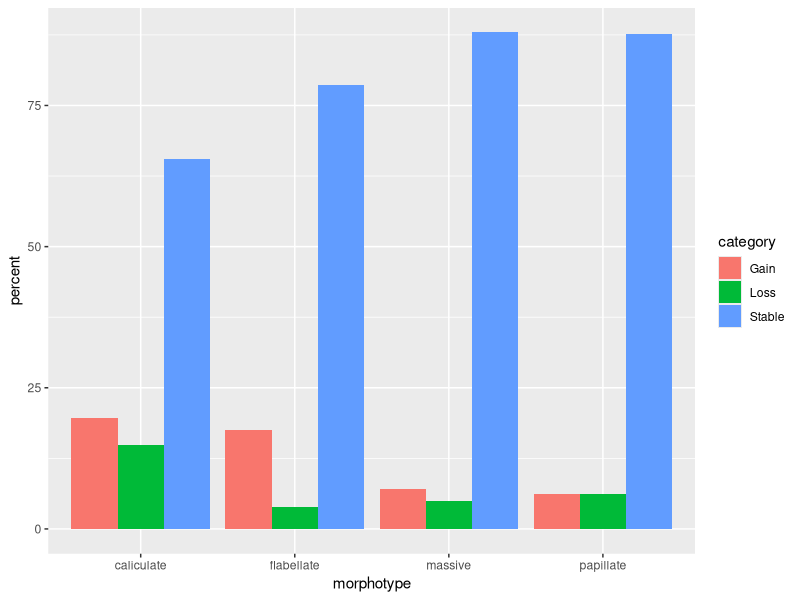
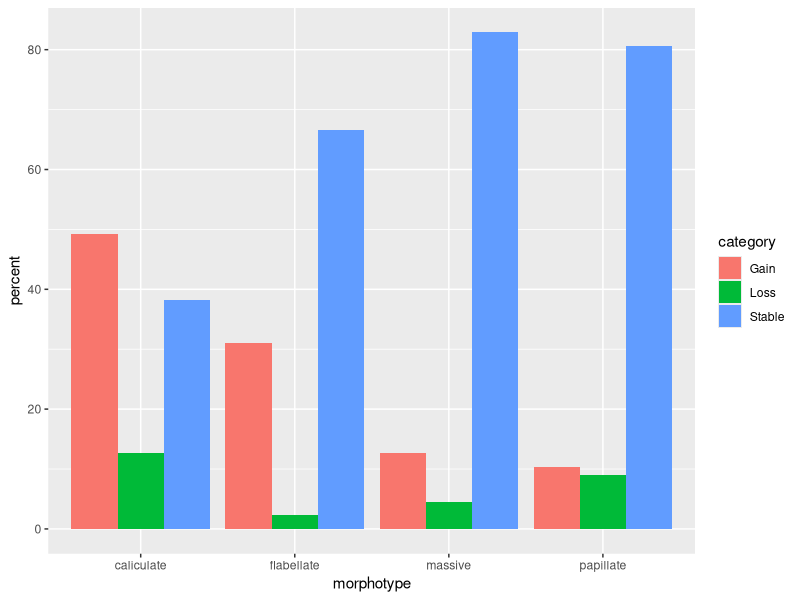
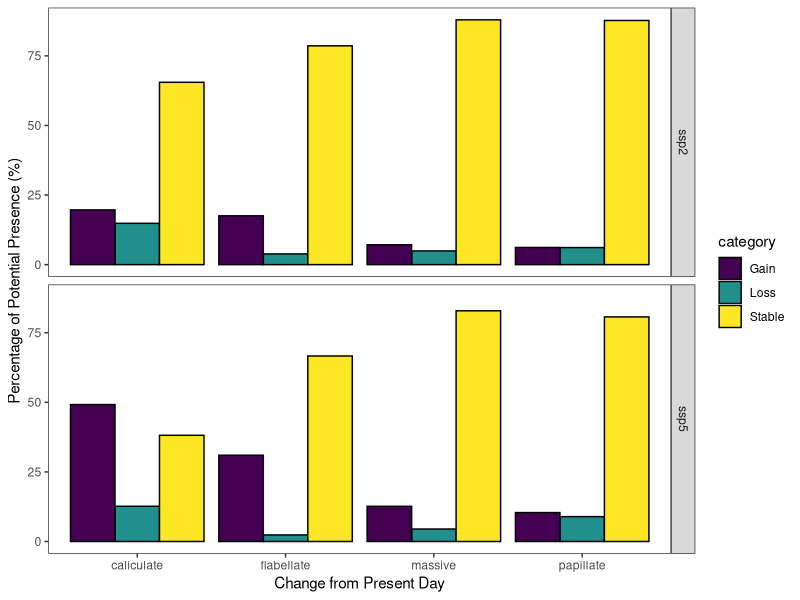

R code for these plots, in order:
# bar plot of shift responses
# 9/3/2024

#Aim
# To combine percentage responses from each modelled morph into 1 bar chart

# LIBRARY
library(tidyverse)
library(viridis)  # For colorblind-friendly palettes


# DATA ----
# ssp2
massivessp2 <- read.csv("models/massive/massivessp2_percentchange.csv")
caliculatessp2<- read.csv("models/caliculate/caliculatessp2_percentchange.csv")
flabellatessp2 <- read.csv("models/flabellate/flabellatessp2_percentchange.csv")
papillatessp2 <- read.csv("models/papillate/papillatessp2_percentchange.csv")

# ssp5
massivessp5 <- read.csv("models/massive/massivessp5_percentchange.csv")
caliculatessp5 <- read.csv("models/caliculate/caliculatessp5_percentchange.csv")
flabellatessp5 <- read.csv("models/flabellate/flabellatessp5_percentchange.csv")
papillatessp5  <- read.csv("models/papillate/papillatessp5_percentchange.csv")

# Bind data into 1 ----
changes <- bind_rows(massivessp2, massivessp5,
                     caliculatessp2, caliculatessp5,
                     flabellatessp2, flabellatessp5,
                     papillatessp2, papillatessp5)

changes <- changes%>%
  mutate(category = as.factor(category),
         scenario = as.factor(scenario),
         morphotype = as.factor(morphotype))
# plots
changes%>%
  filter(scenario == "ssp2")%>%
  group_by(morphotype)%>%
  ggplot(aes(x = morphotype, y = percent, fill = category)) +
  geom_bar(stat = "identity", position = "dodge")
  
changes%>%
  filter(scenario == "ssp5")%>%
  group_by(morphotype)%>%
  ggplot(aes(x = morphotype, y = percent, fill = category)) +
  geom_bar(stat = "identity", position = "dodge")

changes%>%
  group_by(scenario, morphotype)%>%
  ggplot(aes(x = morphotype, y = percent, fill = category)) +
  geom_bar(stat = "identity", position = "dodge",color = "black") +
  facet_grid(scenario ~ .) +  # This arranges scenarios in rows
  labs(x = "Change from Present Day",
       y = "Percentage of Potential Presence (%)",
       legend = "Shift")+
  scale_fill_viridis_d(option = "D")+
  theme_bw() +
  theme(panel.grid = element_blank())
